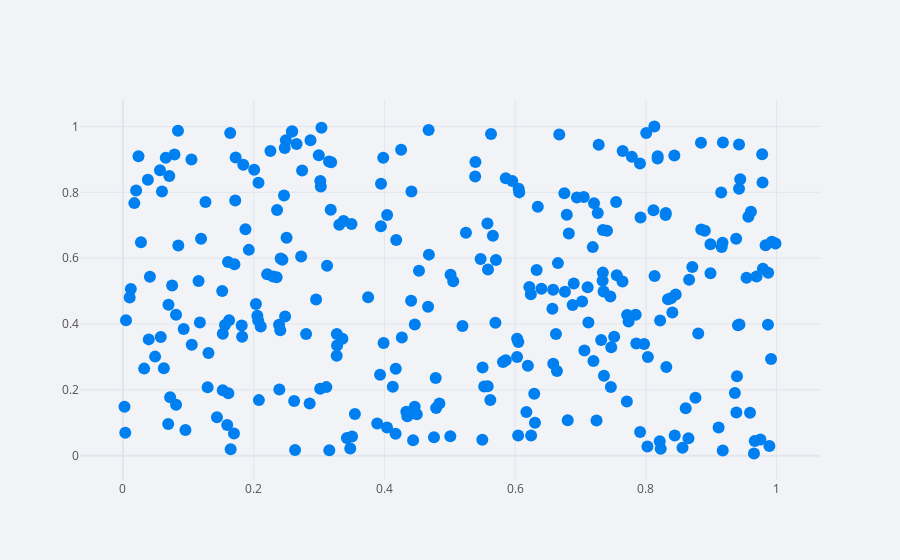

Source (notebook cell):
### Code cell
df.iplot(x = 'a' ,y = 'b',mode = 'markers')

### Figure 1 — Plotly figure (JSON) as saved in the notebook; plotly's stock layout.template omitted (floating-point values rounded to 4 significant figures; data arrays with more than 128 entries replaced by an {"elided": "..."} marker saying what was removed)
{"data": [{"line": {"color": "rgba(0, 128, 240, 1.0)", "dash": "solid", "shape": "linear", "width": 1.3}, "marker": {"size": 12, "symbol": "circle"}, "mode": "markers", "name": "b", "text": "", "type": "scatter", "x": {"elided": "300 float values"}, "y": {"elided": "300 float values"}}], "layout": {"autosize": true, "legend": {"bgcolor": "#F2F3F7", "font": {"color": "#505050"}}, "paper_bgcolor": "#F2F3F7", "plot_bgcolor": "#F2F3F7", "title": {"font": {"color": "#484848"}}, "xaxis": {"autorange": true, "gridcolor": "#E1E5ED", "range": [-0.06298, 1.064], "showgrid": true, "tickfont": {"color": "#505050"}, "title": {"font": {"color": "#505050"}, "text": ""}, "type": "linear", "zerolinecolor": "#E1E5ED"}, "yaxis": {"autorange": true, "gridcolor": "#E1E5ED", "range": [-0.105, 1.112], "showgrid": true, "tickfont": {"color": "#505050"}, "title": {"font": {"color": "#505050"}, "text": ""}, "type": "linear", "zerolinecolor": "#E1E5ED"}}}
